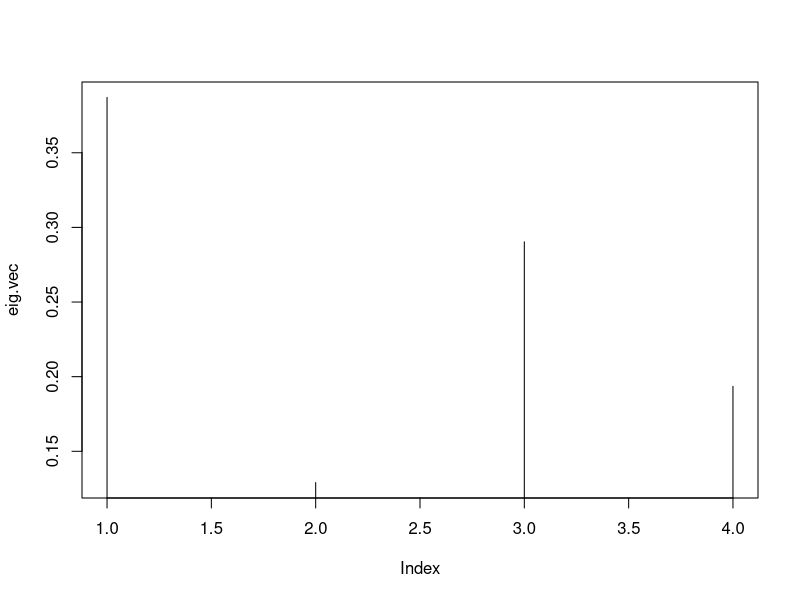
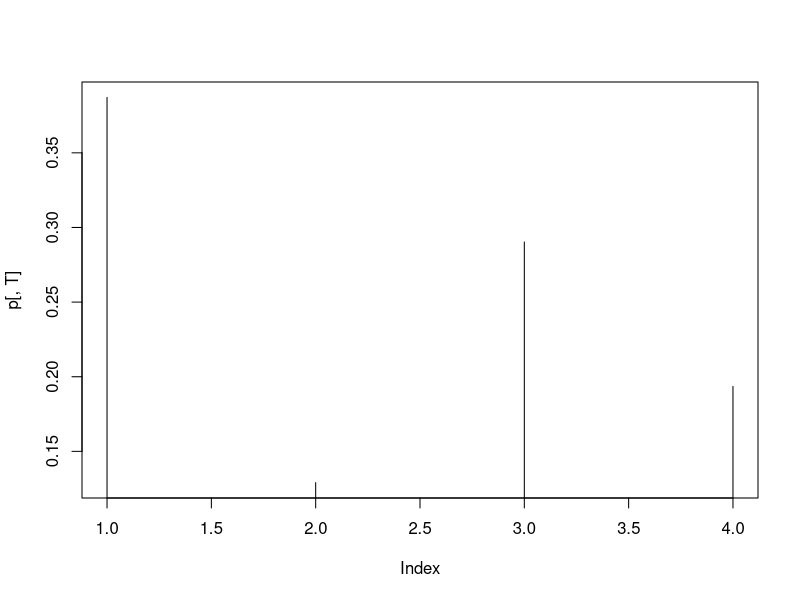
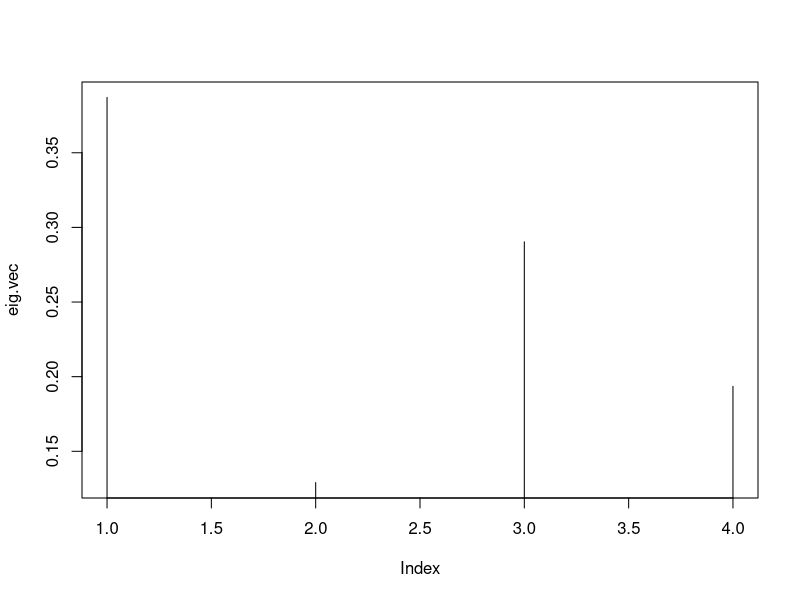
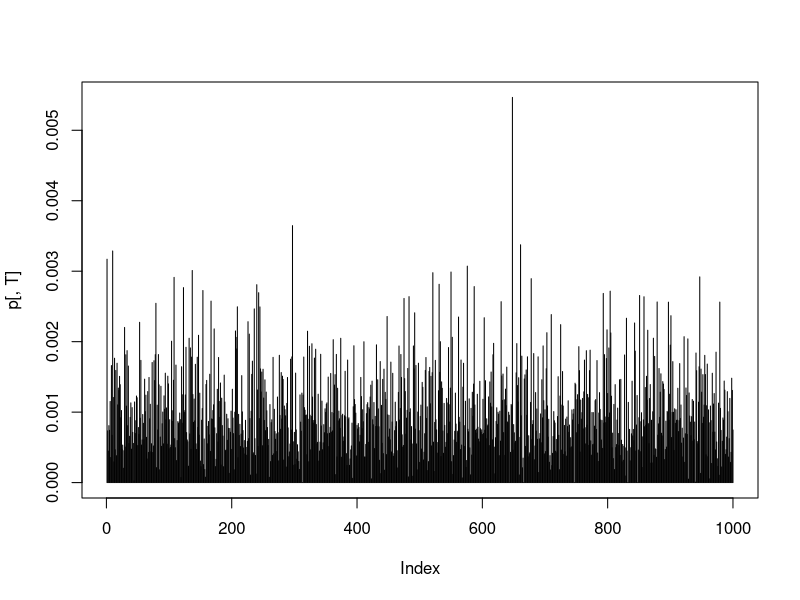
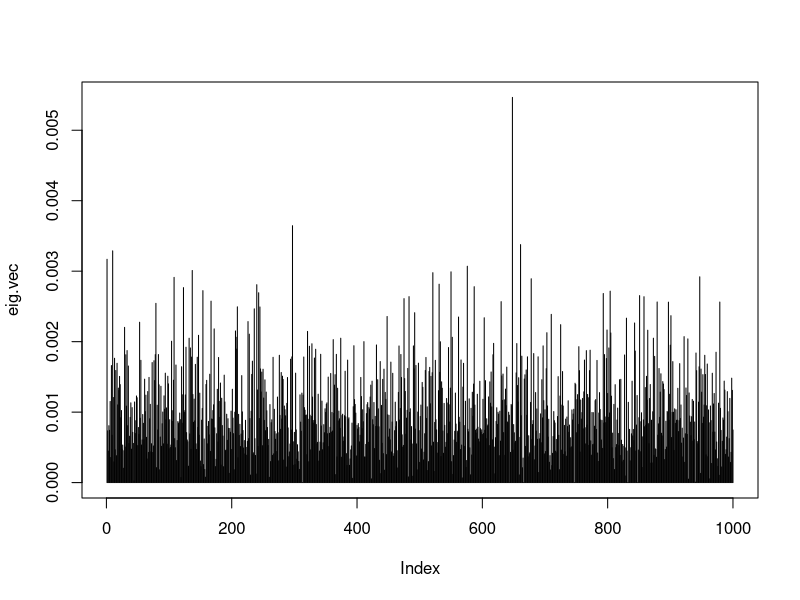

Generate these figures, in order, with R:
## Chris Daigle
## Wk9D2 Inclass Lab

# Exercise 1 ################################################################
# Calculate the PageRank using the following matrix.
m1 <- c(0,1/3,1/3,1/3)
m2 <- c(0,0,1/2,1/2)
m3 <- c(1,0,0,0)
m4 <- c(1/2,0,1/2,0)

M <- cbind(m1,m2,m3,m4)

eigenM <- eigen(M)
tempEigenVec <- round(eigenM$vectors[,1], digits = 3)
eigenVec <- Re(tempEigenVec)
normedEigenVec <- eigenVec / sum(eigenVec)
normedEigenVec
normedEigenVec[1]

cat("The page rank for this matrix is:")
cat("page 1 =", normedEigenVec[1])
cat("page 2 =" , normedEigenVec[2])
cat("page 3 = ", normedEigenVec[3])
cat("page 4 = ", normedEigenVec[4])


# Exercise 2 ################################################################
# Write functions to implement PageRank algorithm.
# Using these functions, calculate the PageRank using a much bigger matrix
# Which one is more efficient between the iteration method and eigenvalue approach?

# Power iteration
p_1 <- c(0,0,0,0)
p <- cbind(p_1, c(0,0,1,0)) # null vector, p1 and initial position, c(0,0,1,0)
T <- 2
while (sum(abs(p[,T]-p[,T-1]))>0.001) {
  p <- cbind(p, c(0,0,0,0))
  p[,T+1] <- M%*%p[,T]
  T <- T+1
}
p[,T]

pr1 <- function(M) {
  p_1 <- rep(0,nrow(M))
  p <- cbind(p_1, c(1,rep(0,nrow(M)-1)))
  T <- 2
  while (sum(abs(p[,T]-p[,T-1]))>0.001) {
    p <- cbind(p, rep(0,nrow(M)))
    p[,T+1] <- M%*%p[,T]
    T <- T+1
  }
  plot(p[,T], type="h")
  return(p[,T])
}

# Eigenvalue
eigen.M <- eigen(M)

vec.temp <- eigen.M$vectors[,1]
vec.temp

vec.temp <- Re(vec.temp)
vec.temp

eig.vec <- vec.temp/sum(vec.temp)
eig.vec

pr2 <- function(M) {
  eigen.M <- eigen(M)
  
  vec.temp <- eigen.M$vectors[,1]
  vec.temp
  
  vec.temp <- Re(vec.temp)
  
  eig.vec <- vec.temp/sum(vec.temp)
  plot(eig.vec, type="h")
  return(eig.vec)
}
pr2(M)

pr.1 <- pr1(M)
pr.2 <- pr2(M)

ind <- 1:1000
M <- matrix(rep(0,1000^2), nrow = 1000, ncol = 1000)
for (i in 1:1000) {
  a <- sample(x = 1:10, size = 1)
  b <- sample(x = 1:1000, size = a)
  M[b, i] = 1/a
}

cost1 <- system.time(
  pr1(M)
)

cost2 <- system.time(
  pr2(M)
)

cost1
cost2

effic <- cost1[2] < cost2[2]

cat("The power iteration method is more efficient: ", effic)
# print("I believe this is incorrect as any matrix larger than the one given halts the while")
# print("loop, but eigenvalue method is more efficient when I \'force it'\ in a 100x100")
# print("without publishing")

# ind <- 1:1000
# M <- matrix(rep(0,1000^2), nrow = 1000, ncol = 1000)
# for (i in 1:1000) {
#   a <- sample(x = 1:10, size = 1)
#   b <- sample(x = 1:1000, size = a)
#   M[b, i] = 1/a
# }
# 
# cost1 <- system.time(
#   pr1(M)
# )
# 
# cost2 <- system.time(
#   pr2(M)
# )

# M <- matrix(rnorm(1000), 100, 100)
# pr.1 <- pr1(M)
# pr.2 <- pr2(M)
# 
# cost1 <- system.time(
#   pr1(M)
# )
# 
# cost2 <- system.time(
#   pr2(M)
# )
# 
# effic <- cost1[2] < cost2[2]
# cat("The power iteration method is more efficient: ", effic)